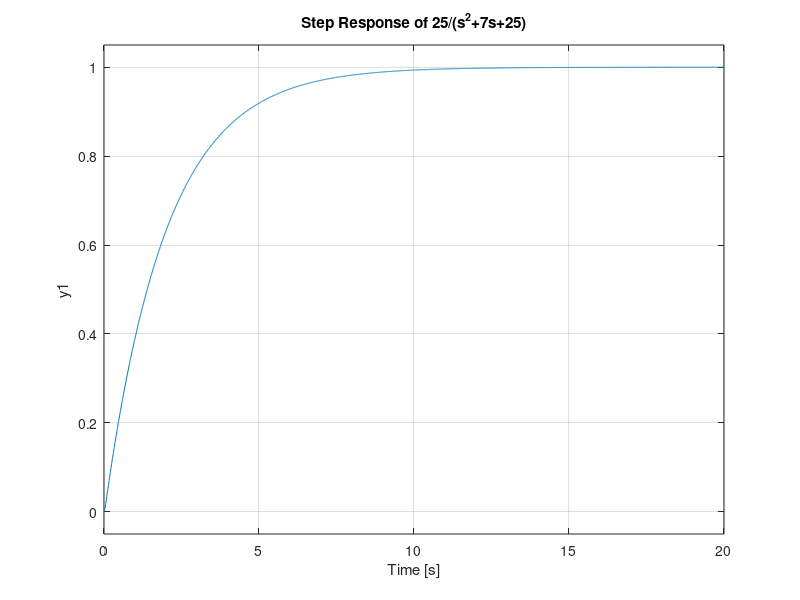
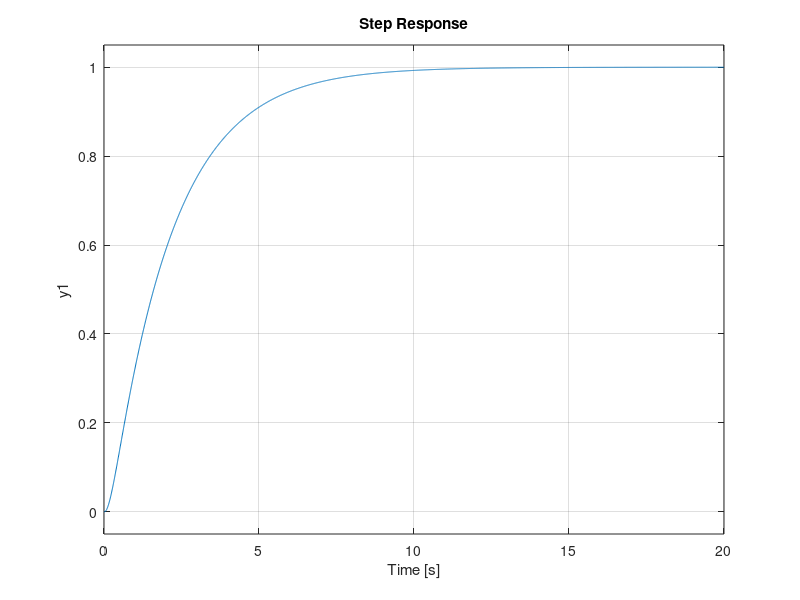

MATLAB code for these plots, in order: (Note: this script raises an error after producing the figures.)
  %%second order closed loop transfer function
  w=input('Enter the natural frequency');
  e=input('Enter the damping ratio');
  num=[w*w];
  den=[1 2*e*w w*w];
  g=tf(num,den);
  figure(1)
  step(g);
  title('Step Response of 25/(s^2+7s+25)');
  %%Addition of closed loop poles
  for i=1:3
   pi=input('Enter the pole');
   numi=[w*w*pi];
   deni=[1 pi+2*e*w w*w+2*e*w*pi pi*w^2]; 
   gi=tf(numi,deni);
   figure(i+1)
   step(gi);
   stepinfo(gi);
   title('Step Response(Pole added at  )');
  end
%%Addition of closed loop zeros 
  for i=1:3
      zi=input('Enter the zero');
      numi=[w*w w*w*zi];
      deni=[zi 2*e*w*zi w*w*zi];
      gi=tf(numi,deni);
      figure(4+i)
      step(gi);
      stepinfo(gi);
      title('Step Response(zero added at   )');
  end